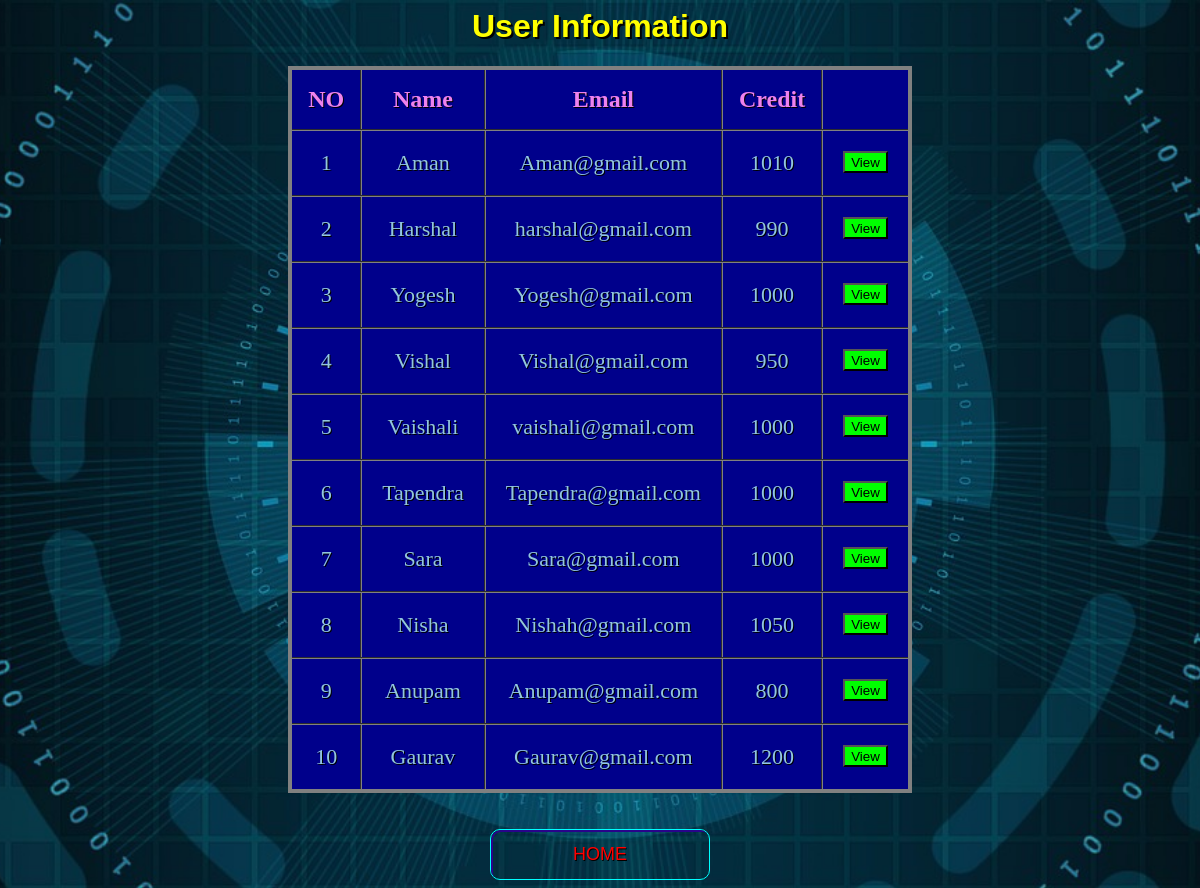
The app's page /getdetail.php with its own data.
### tables this page shows
CREATE TABLE `users` (
  `name` varchar(50) NOT NULL,
  `email` varchar(50) NOT NULL,
  `amount` double DEFAULT NULL
);

### getdetail.php (the view, shortened to what this page needs)
<?php
$con=mysqli_connect('localhost','root','','banking_system');
$q="select * from users ";
$result=mysqli_query($con,$q);
?>
<html>
	<head>
		<link rel="stylesheet" href="button.css">
	</head>
	<body>
		<h1 style="color:#ffff00;text-shadow: 2px 2px black;">User Information</h1>
		<table class="flat-table-1">
			<thead>
				<th>NO</th>
				<th>Name</th>
				<th>Email</th>
				<th>Credit</th>
				<th></th>
			</thead>
			<tbody>
				<tr>
					<?php
						$row=mysqli_fetch_array($result);
					?>
					<td> 1</td>
					<td><?php echo  $row["name"]; ?></td>
					<td><?php echo  $row["email"]; ?></td>
					<td><?php echo  $row["amount"]; ?></td>
					<td>
						<form action="user.php" method="post"  class="view">
							<button class="button1" type="submit" name="name" value="Aman">View</button>
						</form>
					</td>
				</tr>
				<tr>
					<?php
						$row=mysqli_fetch_array($result);
					?>
					<td> 2</td>
					<td><?php echo  $row["name"]; ?></td>
					<td><?php echo  $row["email"]; ?></td>
					<td><?php echo  $row["amount"]; ?></td>
					<td>
						<form action="user.php" method="post" class="view">
							<button class="button1" type="submit" name="name" value="Harshal">View</button>
						</form>
					</td>
				</tr>
				<tr>
					<?php
						$row=mysqli_fetch_array($result);
					?>
					<td> 3</td>
					<td><?php echo  $row["name"]; ?></td>
					<td><?php echo  $row["email"]; ?></td>
					<td><?php echo  $row["amount"]; ?></td>
					<td>
						<form action="user.php" method="post" class="view">
							<button class="button1" type="submit" name="name" value="Yogesh">View</button>
						</form>
					</td>
				</tr>
				<tr>
					<?php
						$row=mysqli_fetch_array($result);
					?>
					<td> 4</td>
					<td><?php echo  $row["name"]; ?></td>
					<td><?php echo  $row["email"]; ?></td>
					<td><?php echo  $row["amount"]; ?></td>
					<td>
						<form action="user.php" method="post" class="view">
							<button class="button1" type="submit" name="name" value="Vishal">View</button>
						</form>
					</td>
				</tr>
				<tr>
					<?php
						$row=mysqli_fetch_array($result);
					?>
					<td> 5</td>
					<td><?php echo  $row["name"]; ?></td>
					<td><?php echo  $row["email"]; ?></td>
					<td><?php echo  $row["amount"]; ?></td>
					<td>
						<form action="user.php" method="post" class="view">
							<button class="button1" type="submit" name="name" value="Vaishali">View</button>
						</form>
					</td>
				</tr>
				<tr>
					<?php
						$row=mysqli_fetch_array($result);
					?>
					<td> 6</td>
					<td><?php echo  $row["name"]; ?></td>
					<td><?php echo  $row["email"]; ?></td>
					<td><?php echo  $row["amount"]; ?></td>
					<td>
						<form action="user.php" method="post" class="view">
							<button class="button1" type="submit" name="name" value="Tapendra">View</button>
						</form>
					</td>
				</tr>
				<tr>
					<?php
						$row=mysqli_fetch_array($result);
					?>
					<td> 7</td>
					<td><?php echo  $row["name"]; ?></td>
					<td><?php echo  $row["email"]; ?></td>
					<td><?php echo  $row["amount"]; ?></td>
					<td>
						<form action="user.php" method="post" class="view">
							<button class="button1"type="submit" name="name" value="Sara">View</button>
						</form>
					</td>
				</tr>
				<tr>
					<?php
						$row=mysqli_fetch_array($result);
					?>
					<td> 8</td>
					<td><?php echo  $row["name"]; ?></td>
					<td><?php echo  $row["email"]; ?></td>
					<td><?php echo  $row["amount"]; ?></td>
					<td>
						<form action="user.php" method="post" class="view">
							<button class="button1"type="submit" name="name" value="Nisha">View</button>
						</form>
					</td>
				</tr>
				<tr>
					<?php
						$row=mysqli_fetch_array($result);
					?>
					<td> 9</td>
					<td><?php echo  $row["name"]; ?></td>
					<td><?php echo  $row["email"]; ?></td>
					<td><?php echo  $row["amount"]; ?></td>
					<td>
						<form action="user.php" method="post" class="view">
							<button class="button1"type="submit" name="name" value="Anupam">View</button>
						</form>
					</td>
				</tr>
				<tr>
					<?php
						$row=mysqli_fetch_array($result);
					?>
					<td> 10</td>
					<td><?php echo  $row["name"]; ?></td>
					<td><?php echo  $row["email"]; ?></td>
					<td><?php echo  $row["amount"]; ?></td>
					<td>
						<form action="user.php" method="post" class="view">
							<button class="button1"type="submit" name="name" value="Gaurav">View</button>
						</form>
					</td>
				</tr>
			</tbody>
		</table><br><br>
		<div class="buttons">
			<a href="index.php">
				<button class="glow-on-hover">HOME</button>
			</a>
		</div>
	</body>
</html>

### button.css (style rules this page uses)
.glow-on-hover { width: 220px; height: 51px; outline: none; color: red; font-size:18px; background:transparent; text-shadow: 0.7px 0.7px black; overflow: hidden; cursor: pointer; position: relative; z-index: 0; border-radius: 10px; border: 1px solid #00FFFF; }
.glow-on-hover:before { content: ''; background: linear-gradient(45deg, #ff0000, #ff7300, #fffb00, #48ff00, #00ffd5, #002bff, #7a00ff, #ff00c8, #ff0000); position: absolute; top: -2px; left:-2px; background-size: 400%; z-index: -1; filter: blur(5px); width: calc(100% + 4px); height: calc(100% + 4px); animation: glowing 20s linear infinite; opacity: 0; transition: opacity .3s ease-in-out; border-radius: 10px; }
.glow-on-hover:after { z-index: -1; content: ''; position: absolute; width: 100%; height: 100%; left: 0; top: 0; border-radius: 10px; border: 2px solid #28048a; background:transparent; }

### getdetail.php (style rules this page uses)
body { text-align:center; }
.flat-table-1 { background: #00008b; }
h1 { font-family: Arial, Times, serif; }
table { text-align:center; margin-left: auto; margin-right: auto; border:4px solid gray; border-collapse:collapse; }
th { color:violet; font-size:24px; padding:16px; }
td { text-align:center; font-size:22px; color: #92c6df; padding: 0px 20px 0px 20px; }
tr { transition: background 0.3s, box-shadow 0.3s; }
th,td { border-collapse:collapse; border:2px groove gray; text-shadow: 1px 1px black; }
.button1 { background-color:lime; text-align:center; padding-top:2px; }
.view { top:50%; padding-top:20px; text-align:center; }
body { background-image:url("images/sun.jpg"); background-position: center; background-repeat: no-repeat; background-size: cover; }

### records on screen
users: name "Aman", email "Aman@gmail.com", amount "1010"
users: name "Harshal", email "harshal@gmail.com", amount "990"
users: name "Yogesh", email "Yogesh@gmail.com", amount "1000"
users: name "Vishal", email "Vishal@gmail.com", amount "950"
users: name "Vaishali", email "vaishali@gmail.com", amount "1000"
users: name "Tapendra", email "Tapendra@gmail.com", amount "1000"
users: name "Sara", email "Sara@gmail.com", amount "1000"
users: name "Nisha", email "Nishah@gmail.com", amount "1050"
users: name "Anupam", email "Anupam@gmail.com", amount "800"
users: name "Gaurav", email "Gaurav@gmail.com", amount "1200"
